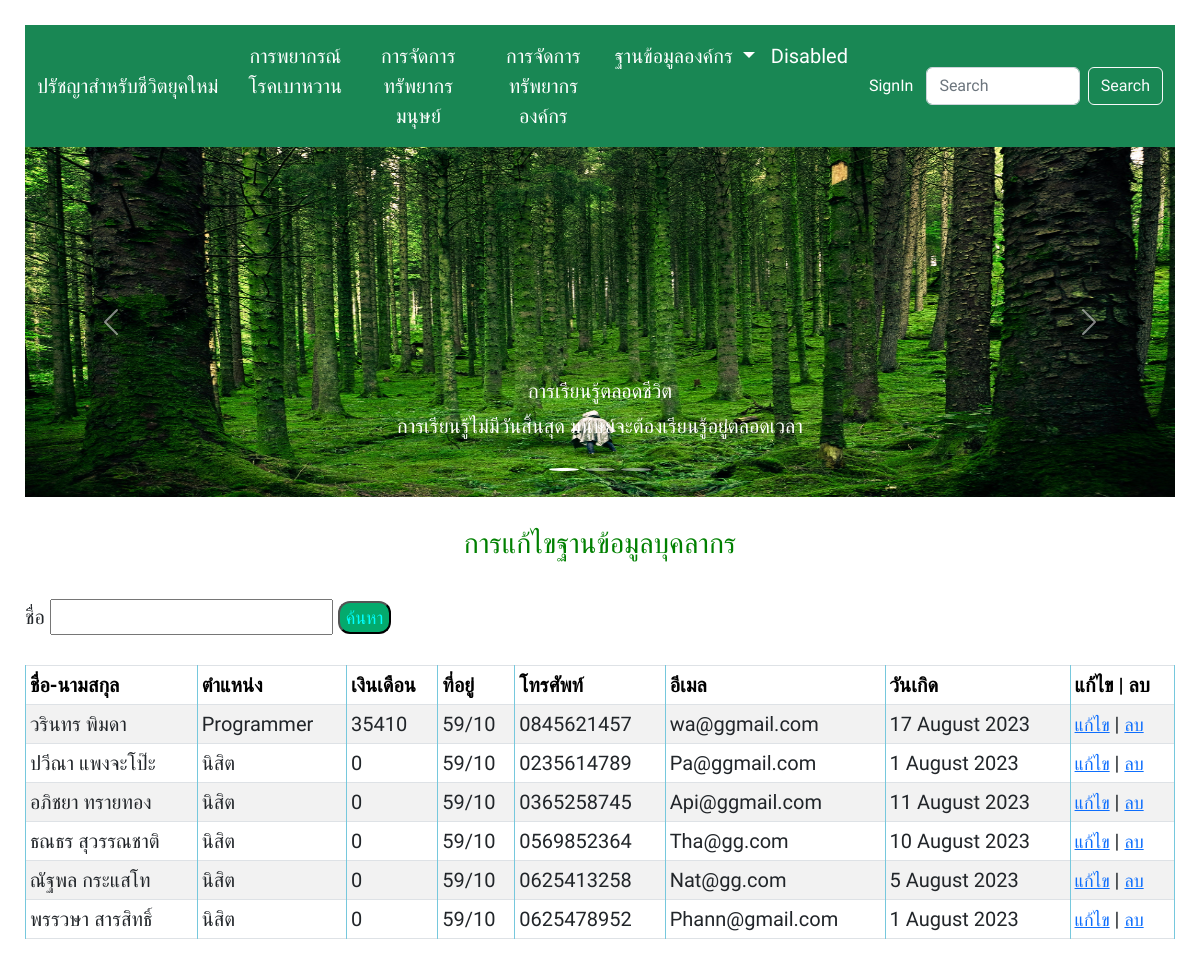
Screenshot of /employee_search/ with the database file from the repository.
### myapp/models.py (models this page shows)
class Employee(models.Model):
    firstname = models.CharField(max_length=50)
    lastname = models.CharField(max_length=50)
    gender = models.CharField(
        max_length=50,
        choices=[('Male', 'Male'), ('Female', 'Female')],
        default='Male'
        )
    position = models.CharField(max_length=50)
    salary = models.PositiveIntegerField()
    address = models.TextField()
    email = models.EmailField(unique=True, null=True, blank=True)
    phone = models.CharField(max_length=30, unique=True)
    birthday = models.DateField()
    religion = models.CharField(
        max_length=20,
        choices=[('พุทธ','พุทธ'), ('คริสต์', 'คริสต์'), ('อิสลาม', 'อิสลาม'), ('อื่นๆ', 'อื่นๆ')],
        default='พุทธ'
        )
    addition_note = models.TextField(null=True, blank=True)

### myapp/views.py (the view)
# urls.py: path('employee_search/', views.employee_search, name='employee_search'),
def employee_search(request):
    if request.method =='POST':
        kw = request.POST.get('name','')
        form = SearchForm(request.POST, initial={'name':kw})
    else:
        kw = request.GET.get('name','')
        form = SearchForm(initial={'name':kw})
    data = Employee.objects.filter(Q(firstname__contains=kw)|Q(lastname__contains=kw))[:10]
    return render(request,'./database/employee-search.html', { 'form' : form, 'data' : data })

### myapp/forms.py
class SearchForm(forms.Form):
    name = forms.CharField(label='ชื่อ', required=False)

### myapp/templates/database/employee-search.html (shortened to what this page needs)
{% extends 'diabetes/main.html' %} {% block content %}
<br />
<div>
  <h3>การแก้ไขฐานข้อมูลบุคลากร</h3>
</div>
<br />
<form>
  {{ form.name.label }} {{ form.name}}
  <button>ค้นหา</button>
</form>
<br />
<table class="table table-striped table-bordered table-sm">
  <thead class="thead-dark">
    <tr>
      <th>ชื่อ-นามสกุล</th>
      <th>ตำแหน่ง</th>
      <th>เงินเดือน</th>
      <th>ที่อยู่</th>
      <th>โทรศัพท์</th>
      <th>อีเมล</th>
      <th>วันเกิด</th>
      <th>แก้ไข | ลบ</th>
    </tr>
  </thead>
  {% for r in data %}
  <tr>
    <td>{{ r.firstname }} {{ r.lastname }}</td>
    <td>{{ r.position }}</td>
    <td>{{ r.salary }}</td>
    <td>{{ r.address }}</td>
    <td>{{ r.phone }}</td>
    <td>{{ r.email }}</td>
    <td>{{ r.birthday|date:'j F Y' }}</td>
    <td>
      <a href="{% url 'emp_update' id=r.id %}">แก้ไข</a> |
      <a href="javascript:del('{% url 'emp_delete' id=r.id %}')">ลบ</a>
    </td>
  </tr>
  {% endfor %}
</table>
{% endblock %}

### static/css/style.css (style rules this page uses)
body { font-family: "Kanit", sans-serif; font-size: 20px; font-weight: normal; height: 100%; margin: 25px 0; padding-left: 25px; padding-right: 25px; }
a { font-family: "Kanit", sans-serif; font-size: 18px; }
div { font-family: "Kanit", sans-serif; text-align: center; color: green; }
table, th, td { border: 1px solid rgb(118, 200, 221); }
th { background-color: #04aa6d; color: black; }
button { font-family: "Kanit", sans-serif; font-size: 18px; border-radius: 12px; color: aqua; background-color: #04aa6d; cursor: pointer; }

### rows the page displays
Employee: firstname "วรินทร", lastname "พิมดา", position "Programmer", salary "35410", address "59/10", phone "0845621457", email "wa@ggmail.com", birthday "17 August 2023"
Employee: firstname "ปวีณา", lastname "แพงจะโป๊ะ", position "นิสิต", salary "0", address "59/10", phone "0235614789", email "Pa@ggmail.com", birthday "1 August 2023"
Employee: firstname "อภิชยา", lastname "ทรายทอง", position "นิสิต", salary "0", address "59/10", phone "0365258745", email "Api@ggmail.com", birthday "11 August 2023"
Employee: firstname "ธณธร", lastname "สุวรรณชาติ", position "นิสิต", salary "0", address "59/10", phone "0569852364", email "Tha@gg.com", birthday "10 August 2023"
Employee: firstname "ณัฐพล", lastname "กระแสโท", position "นิสิต", salary "0", address "59/10", phone "0625413258", email "Nat@gg.com", birthday "5 August 2023"
Employee: firstname "พรรวษา", lastname "สารสิทธิ์", position "นิสิต", salary "0", address "59/10", phone "0625478952", email "Phann@gmail.com", birthday "1 August 2023"
